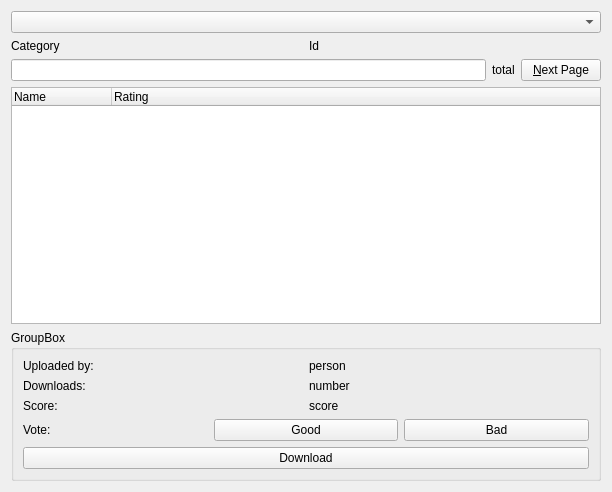
<?xml version="1.0" encoding="UTF-8"?>
<ui version="4.0">
 <class>ContentDownload</class>
 <widget class="QWidget" name="ContentDownload">
  <property name="geometry">
   <rect>
    <x>0</x>
    <y>0</y>
    <width>612</width>
    <height>492</height>
   </rect>
  </property>
  <property name="windowTitle">
   <string>Form</string>
  </property>
  <layout class="QVBoxLayout" name="verticalLayout">
   <item>
    <widget class="QComboBox" name="category"/>
   </item>
   <item>
    <layout class="QHBoxLayout" name="horizontalLayout">
     <item>
      <widget class="QLabel" name="currentCategoryLabel">
       <property name="text">
        <string>Category</string>
       </property>
      </widget>
     </item>
     <item>
      <widget class="QLabel" name="currentCategoryIdLabel">
       <property name="text">
        <string>Id</string>
       </property>
      </widget>
     </item>
    </layout>
   </item>
   <item>
    <layout class="QHBoxLayout" name="horizontalLayout_2">
     <item>
      <widget class="QLineEdit" name="search"/>
     </item>
     <item>
      <widget class="QLabel" name="countLabel">
       <property name="text">
        <string>total</string>
       </property>
      </widget>
     </item>
     <item>
      <widget class="QPushButton" name="nextButton">
       <property name="text">
        <string>&amp;Next Page</string>
       </property>
      </widget>
     </item>
    </layout>
   </item>
   <item>
    <widget class="QTreeWidget" name="contentList">
     <column>
      <property name="text">
       <string>Name</string>
      </property>
     </column>
     <column>
      <property name="text">
       <string>Rating</string>
      </property>
     </column>
    </widget>
   </item>
   <item>
    <widget class="QGroupBox" name="groupBox">
     <property name="title">
      <string>GroupBox</string>
     </property>
     <layout class="QVBoxLayout" name="verticalLayout_2">
      <item>
       <layout class="QGridLayout" name="gridLayout">
        <item row="0" column="0">
         <widget class="QLabel" name="label">
          <property name="text">
           <string>Uploaded by:</string>
          </property>
         </widget>
        </item>
        <item row="0" column="1">
         <widget class="QLabel" name="person">
          <property name="text">
           <string>person</string>
          </property>
         </widget>
        </item>
        <item row="1" column="0">
         <widget class="QLabel" name="label_3">
          <property name="text">
           <string>Downloads:</string>
          </property>
         </widget>
        </item>
        <item row="1" column="1">
         <widget class="QLabel" name="numberDownloads">
          <property name="text">
           <string>number</string>
          </property>
         </widget>
        </item>
        <item row="2" column="0">
         <widget class="QLabel" name="label_9">
          <property name="text">
           <string>Score:</string>
          </property>
         </widget>
        </item>
        <item row="2" column="1">
         <widget class="QLabel" name="score">
          <property name="text">
           <string>score</string>
          </property>
         </widget>
        </item>
       </layout>
      </item>
      <item>
       <layout class="QHBoxLayout" name="horizontalLayout_3">
        <item>
         <widget class="QLabel" name="label_11">
          <property name="text">
           <string>Vote:</string>
          </property>
         </widget>
        </item>
        <item>
         <widget class="QPushButton" name="voteGood">
          <property name="text">
           <string>Good</string>
          </property>
         </widget>
        </item>
        <item>
         <widget class="QPushButton" name="voteBad">
          <property name="text">
           <string>Bad</string>
          </property>
         </widget>
        </item>
       </layout>
      </item>
      <item>
       <widget class="QPushButton" name="downloadButton">
        <property name="text">
         <string>Download</string>
        </property>
       </widget>
      </item>
     </layout>
    </widget>
   </item>
  </layout>
 </widget>
 <resources/>
 <connections/>
</ui>
